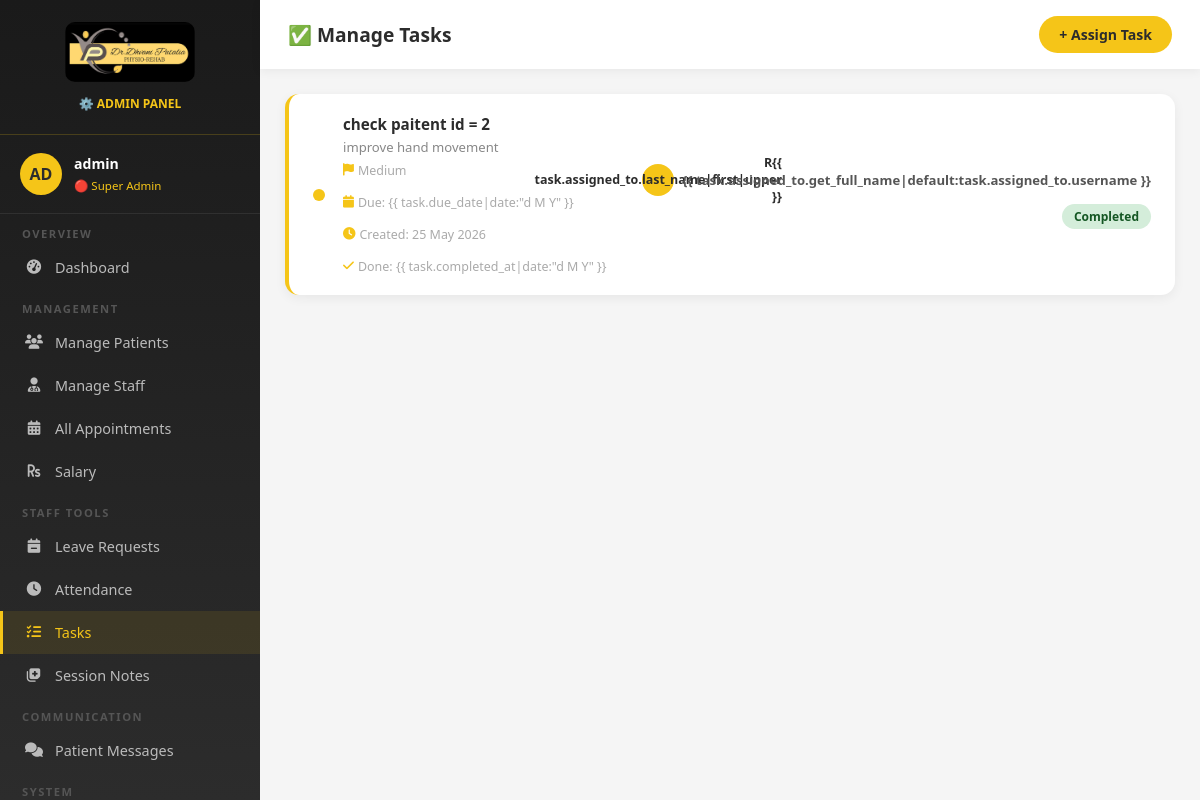
Screenshot of /admin-tasks (signed in) with the database file from the repository.
### core/models.py (models this page shows, shortened)
class DailyTask(models.Model):
    PRIORITY_CHOICES = [
        ('low', 'Low'),
        ('medium', 'Medium'),
        ('high', 'High'),
    ]
    STATUS_CHOICES = [
        ('pending', 'Pending'),
        ('in_progress', 'In Progress'),
        ('completed', 'Completed'),
    ]
    assigned_to = models.ForeignKey(User, on_delete=models.CASCADE, related_name='tasks')
    assigned_by = models.ForeignKey(User, on_delete=models.CASCADE, related_name='assigned_tasks')
    title = models.CharField(max_length=200)
    description = models.TextField(blank=True)
    priority = models.CharField(max_length=10, choices=PRIORITY_CHOICES, default='medium')
    status = models.CharField(max_length=20, choices=STATUS_CHOICES, default='pending')
    due_date = models.DateField(null=True, blank=True)
    created_at = models.DateTimeField(auto_now_add=True)
    completed_at = models.DateTimeField(null=True, blank=True)
    class Meta:
        ordering = ['-created_at']

### core/views.py (the view)
# urls.py: path('admin-tasks', views.admin_tasks, name='admin_tasks'),
@login_required(login_url='/login')
def admin_tasks(request):
    if not request.user.is_superuser:
        return redirect('/client-dashboard')
    tasks = DailyTask.objects.all().select_related('assigned_to', 'assigned_by')
    return render(request, 'admin_tasks.html', {
        'user': request.user,
        'tasks': tasks,
    })

### templates/admin_tasks.html (shortened to what this page needs)
{% load static %}
<!DOCTYPE html>
<html lang="en">
<head>
    <link href="https://cdnjs.cloudflare.com/ajax/libs/font-awesome/6.4.0/css/all.min.css" rel="stylesheet">
</head>
<body>
    <aside class="sidebar">
        <div class="sidebar-logo">
            <img src="{% static 'images/Dhvani_Patalia.jpeg' %}" alt="Logo">
            <p>⚙️ ADMIN PANEL</p>
        </div>
        <div class="sidebar-user">
            <div class="user-avatar">AD</div>
            <div class="user-info">
                <h4>{{ user.username }}</h4><span>🔴 Super Admin</span>
            </div>
        </div>
        <nav>
            <div class="nav-section">Overview</div>
            <a href="/admin-dashboard" class="nav-item"><i class="fas fa-tachometer-alt"></i> Dashboard</a>
            <div class="nav-section">Management</div>
            <a href="/admin-patients" class="nav-item"><i class="fas fa-users"></i> Manage Patients</a>
            <a href="/admin-staff" class="nav-item"><i class="fas fa-user-md"></i> Manage Staff</a>
            <a href="/admin-appointments" class="nav-item"><i class="fas fa-calendar-alt"></i> All Appointments</a>
            <a href="/admin-salary" class="nav-item"><i class="fas fa-rupee-sign"></i> Salary</a>
            <div class="nav-section">Staff Tools</div>
            <a href="/admin-leaves" class="nav-item"><i class="fas fa-calendar-minus"></i> Leave Requests</a>
            <a href="/admin-attendance" class="nav-item"><i class="fas fa-clock"></i> Attendance</a>
            <a href="/admin-tasks" class="nav-item active"><i class="fas fa-tasks"></i> Tasks</a>
            <a href="/admin-session-notes" class="nav-item"><i class="fas fa-notes-medical"></i> Session Notes</a>
            <div class="nav-section">Communication</div>
            <a href="/admin-chat" class="nav-item"><i class="fas fa-comments"></i> Patient Messages</a>
            <div class="nav-section">System</div>
        </nav>
    </aside>
    <div class="main-content">
        <div class="topbar">
            <h1>✅ Manage Tasks</h1>
            <a href="/add-task" class="btn-add">+ Assign Task</a>
        </div>
        <div class="dashboard-body">
            {% if tasks %}
            <div class="tasks-list">
                {% for task in tasks %}
                <div class="task-card {{ task.priority }}">
                    <div class="priority-dot dot-{{ task.priority }}"></div>
                    <div class="task-info">
                        <h3>{{ task.title }}</h3>
                        {% if task.description %}<p>{{ task.description }}</p>{% endif %}
                        <div class="task-meta">
                            <span><i class="fas fa-flag"></i> {{ task.get_priority_display }}</span>
                            {% if task.due_date %}<span><i class="fas fa-calendar"></i> Due: {{ task.due_date|date:"d M
                                Y" }}</span>{% endif %}
                            <span><i class="fas fa-clock"></i> Created: {{ task.created_at|date:"d M Y" }}</span>
                            {% if task.completed_at %}<span><i class="fas fa-check"></i> Done: {{
                                task.completed_at|date:"d M Y" }}</span>{% endif %}
                        </div>
                    </div>
                    <div style="text-align:right;">
                        <div class="staff-chip" style="justify-content:flex-end; margin-bottom:8px;">
                            <div class="mini-avatar">{{ task.assigned_to.first_name|first|upper }}{{
                                task.assigned_to.last_name|first|upper }}</div>
                            <span style="font-size:0.82em; color:#555; font-weight:600;">{{
                                task.assigned_to.get_full_name|default:task.assigned_to.username }}</span>
                        </div>
                        <span class="badge badge-{{ task.status }}">{{ task.get_status_display }}</span>
                    </div>
                </div>
                {% endfor %}
            </div>
            {% endif %}
        </div>
    </div>
</body>
</html>

### templates/admin_tasks.html (style rules this page uses)
* { margin: 0; padding: 0; box-sizing: border-box; }
body { font-family: 'Segoe UI', sans-serif; background: #f5f5f5; display: flex; min-height: 100vh; }
.sidebar { width: 260px; height: 100vh; position: fixed; left: 0; top: 0; background: linear-gradient(180deg, #1a1a1a, #2C2C2C); overflow-y: auto; scrollbar-width: none; }
.sidebar-logo { padding: 22px 20px; border-bottom: 1px solid rgba(245, 197, 24, 0.2); text-align: center; }
.sidebar-logo img { width: 130px; border-radius: 10px; }
.sidebar-logo p { color: #F5C518; font-size: 0.75em; margin-top: 8px; font-weight: 600; }
.sidebar-user { padding: 18px 20px; border-bottom: 1px solid rgba(255, 255, 255, 0.08); display: flex; align-items: center; gap: 12px; }
.user-avatar { width: 42px; height: 42px; background: #F5C518; border-radius: 50%; display: flex; align-items: center; justify-content: center; font-weight: 800; color: #2C2C2C; }
.user-info h4 { color: white; font-size: 0.88em; }
.user-info span { color: #F5C518; font-size: 0.72em; }
.nav-section { padding: 12px 22px 5px; color: #555; font-size: 0.7em; text-transform: uppercase; letter-spacing: 1.5px; font-weight: 700; }
.nav-item { display: flex; align-items: center; gap: 12px; padding: 12px 22px; color: #bbb; text-decoration: none; font-size: 0.9em; transition: all 0.3s; border-left: 3px solid transparent; }
.nav-item:hover, .nav-item.active { background: rgba(245, 197, 24, 0.1); color: #F5C518; border-left-color: #F5C518; }
.nav-item i { width: 18px; text-align: center; }
.main-content { margin-left: 260px; flex: 1; }
.topbar { background: white; padding: 16px 28px; display: flex; align-items: center; justify-content: space-between; box-shadow: 0 2px 10px rgba(0, 0, 0, 0.06); position: sticky; top: 0; z-index: 50; }
.topbar h1 { font-size: 1.2em; color: #2C2C2C; font-weight: 700; }
.btn-add { background: #F5C518; color: #2C2C2C; padding: 9px 20px; border-radius: 20px; font-weight: 700; text-decoration: none; font-size: 0.88em; }
.dashboard-body { padding: 25px; }
.tasks-list { display: flex; flex-direction: column; gap: 12px; }
.task-card { background: white; border-radius: 14px; padding: 20px 24px; box-shadow: 0 3px 12px rgba(0, 0, 0, 0.06); display: flex; align-items: center; gap: 18px; border-left: 4px solid #eee; transition: all 0.3s; }
.task-card.medium { border-left-color: #F5C518; }
.priority-dot { width: 12px; height: 12px; border-radius: 50%; flex-shrink: 0; }
.dot-medium { background: #F5C518; }
.task-info { flex: 1; }
.task-info h3 { font-size: 0.95em; font-weight: 700; color: #2C2C2C; margin-bottom: 4px; }
.task-info p { font-size: 0.82em; color: #888; }
.task-meta { display: flex; gap: 15px; flex-wrap: wrap; margin-top: 6px; }
.task-meta span { font-size: 0.78em; color: #aaa; display: flex; align-items: center; gap: 4px; }
.task-meta i { color: #F5C518; }
.badge { padding: 4px 12px; border-radius: 15px; font-size: 0.75em; font-weight: 700; }
.badge-completed { background: #d4edda; color: #155724; }
.staff-chip { display: flex; align-items: center; gap: 8px; }
.mini-avatar { width: 32px; height: 32px; background: #F5C518; border-radius: 50%; display: flex; align-items: center; justify-content: center; font-weight: 700; color: #2C2C2C; font-size: 0.78em; flex-shrink: 0; }

### rows the page displays
DailyTask: title "check paitent id = 2", description "improve hand movement", priority "Medium", due_date "Due: {{ task.due_date|date:\"d M Y\" }}", created_at "25 May 2026", shows "Done: {{ task.completed_at|date:\"d M Y\" }}", assigned_to.first_name|first "R", status "Completed"

### other values shown
{{ user.username }} "admin"
